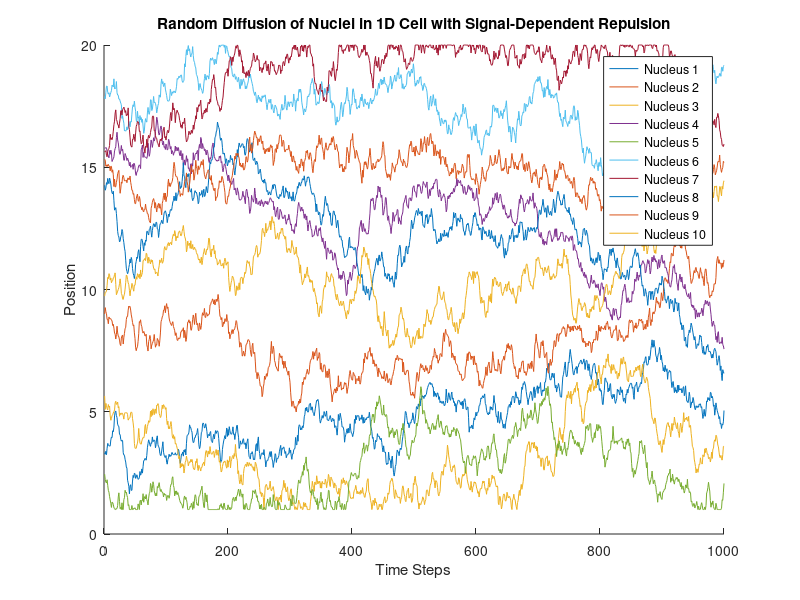

Here is the MATLAB script that generated this plot:
% Parameters
numNuclei = 10;             % Number of nuclei
Zl = 6; Zr = 10;            % Coordinates of the end of NMJ
cellLength = 20;            % Length of the cell
numSteps = 1000;            % Number of time steps
deltaT = 0.1;               % Time step size
repulsionMinStrength = 0.5; % Minimum strength of repulsion
repulsionMaxStrength = 2;   % Maximum strength of repulsion
diffusionCoefficient = 5;   % Diffusion coefficient for signal molecules
nucleiDiffusionCoeff = 0.2; % Diffusion coefficient for nuclei
L = 1;                      % Range of force
Secretion = 10;             % Secretion rate of the signal molecules
Degrade = 0.01;             % Degradation rate of signal molecules
initialNumSignalMolecules = 20;

% Initialize positions randomly within the cell
nucleiPositions = cellLength * rand(numNuclei, 1)';

% Initialize random signal molecule positions
signalPositions = Zl + (Zr - Zl) * rand(initialNumSignalMolecules, 1);

% Store positions for plotting
nucleiPositionHistory = zeros(numSteps, numNuclei);
nucleiPositionHistory(1, :) = nucleiPositions;

% Simulation loop
for step = 2:numSteps
    % Calculate random displacements for nuclei
    nucleiDisplacements = sqrt(2 * nucleiDiffusionCoeff * deltaT) * randn(numNuclei, 1);
    
    % Update positions with displacements
    newNucleiPositions = nucleiPositions + nucleiDisplacements';
    
    % Enforce boundary conditions (nuclei cannot leave the cell)
    newNucleiPositions = max(newNucleiPositions, 1);
    newNucleiPositions = min(newNucleiPositions, cellLength);
    
    % Secrete new signal molecules
    newSignalPositions = Zl + (Zr - Zl) * rand(Secretion, 1);
    signalPositions = [signalPositions; newSignalPositions];
    
    % Degrade signal molecules
    aa = [];
    for j = 1:length(signalPositions)
        if rand < Degrade
            aa = [aa j];
        end
    end
    signalPositions(aa) = [];
    
    % Calculate random displacements for signal molecules
    signalDisplacements = sqrt(2 * diffusionCoefficient * deltaT) * randn(length(signalPositions), 1);
    
    % Update signal molecule positions with displacements
    signalPositions = signalPositions + signalDisplacements;
    
    % Enforce boundary conditions for signal molecules
    signalPositions = max(signalPositions, 1);
    signalPositions = min(signalPositions, cellLength);
    
    % Calculate repulsion strength based on nearby signaling molecules
    for i = 1:numNuclei
        % Find the number of nearby signaling molecules
        nearbyMolecules = sum(abs(newNucleiPositions(i) - signalPositions) < L);
        
        % Calculate the current repulsion strength
        repulsionStrength = repulsionMinStrength + (repulsionMaxStrength - repulsionMinStrength) * (nearbyMolecules / length(signalPositions));
        
        % Repulsion: adjust positions to maintain minimum distance
        F = sum(repulsionStrength .* sign(newNucleiPositions(i) - newNucleiPositions(:)) .* exp(-abs(newNucleiPositions(i) - newNucleiPositions(:)) / L));
        newNucleiPositions(i) = newNucleiPositions(i) + deltaT * F;
    end
    
    % Enforce boundary conditions again after repulsion adjustments
    newNucleiPositions = max(newNucleiPositions, 1);
    newNucleiPositions = min(newNucleiPositions, cellLength);
    
    % Update positions
    nucleiPositions = newNucleiPositions;
    
    % Store positions for plotting
    nucleiPositionHistory(step, :) = nucleiPositions;
end

% Plot nuclei positions
figure;
hold on;
for i = 1:numNuclei
    plot(1:numSteps, nucleiPositionHistory(:, i));
end
xlabel('Time Steps');
ylabel('Position');
title('Random Diffusion of Nuclei in 1D Cell with Signal-Dependent Repulsion');
legend(arrayfun(@(x) ['Nucleus ' num2str(x)], 1:numNuclei, 'UniformOutput', false));
hold off;
